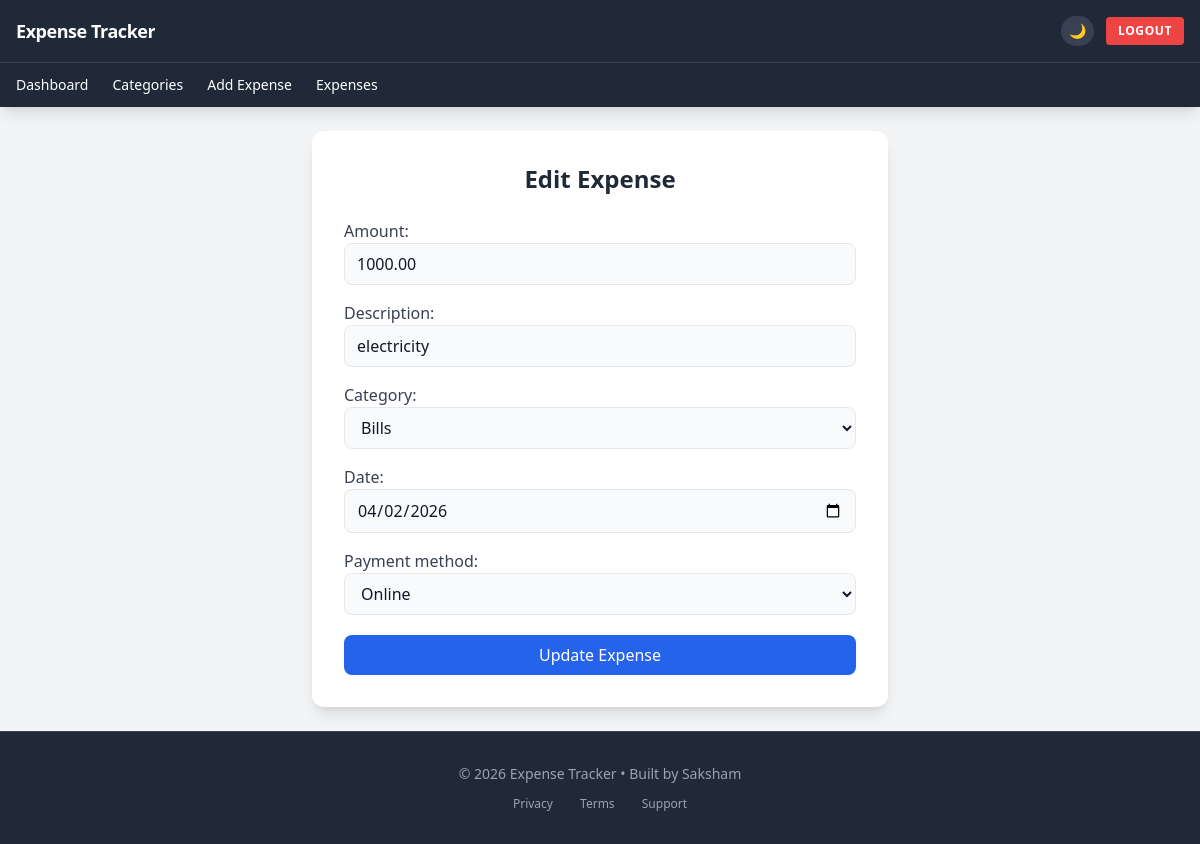
/edit-expense/21/ (signed in), run on the app's committed database.
### expenses/models.py (models this page shows, shortened)
class Expense(models.Model):
    user = models.ForeignKey(User, on_delete=models.CASCADE)
    amount = models.DecimalField(max_digits=10, decimal_places=2)
    category = models.ForeignKey(Category, on_delete=models.CASCADE)
    description = models.CharField(max_length=255)
    date = models.DateField()
    PAYMENT_CHOICES = [
    ('CASH', 'Cash'),
    ('CARD', 'Card'),
    ('ONLINE', 'Online')
]
    payment_method = models.CharField(max_length=10, choices=PAYMENT_CHOICES)
    created_at = models.DateTimeField(auto_now_add=True)

### expenses/views.py (the view)
# urls.py: path('edit-expense/<int:id>/', views.edit_expense, name='edit_expense'),
@login_required
def edit_expense(request, id):
    expense = get_object_or_404(Expense, id=id, user=request.user)
    if request.method == "POST":
        form = ExpenseForm(request.POST, instance=expense)
        if form.is_valid():
            form.save()
            return redirect("expense_list")
    else:
        form = ExpenseForm(instance=expense)
    return render(request, "edit_expense.html", {"form": form})

### expenses/forms.py
class ExpenseForm(forms.ModelForm):
    class Meta:
        model = Expense
        fields = ["amount","description","category","date","payment_method"]
        widgets = {
"amount": forms.NumberInput(attrs={"class":"w-full border rounded-lg px-3 py-2 bg-gray-50 dark:bg-gray-700 text-gray-900 dark:text-gray-100"}),
"description": forms.TextInput(attrs={"class":"w-full border rounded-lg px-3 py-2 bg-gray-50 dark:bg-gray-700 text-gray-900 dark:text-gray-100"}),
"category": forms.Select(attrs={"class":"w-full border rounded-lg px-3 py-2 bg-gray-50 dark:bg-gray-700 text-gray-900 dark:text-gray-100"}),
"date": forms.DateInput(attrs={"type":"date","class":"w-full border rounded-lg px-3 py-2 bg-gray-50 dark:bg-gray-700 text-gray-900 dark:text-gray-100"}),
"payment_method": forms.Select(attrs={"class":"w-full border rounded-lg px-3 py-2 bg-gray-50 dark:bg-gray-700 text-gray-900 dark:text-gray-100"}),
}
    def __init__(self, *args, **kwargs):
        user = kwargs.pop('user', None)
        super().__init__(*args, **kwargs)
        if user:
            self.fields['category'].queryset = Category.objects.filter(user=user)

### expenses/models.py (called while the page is built)
    def __str__(self):
        return self.name

### templates/edit_expense.html (shortened to what this page needs)
{% extends "base.html" %}
{% block content %}
<div class="max-w-xl mx-auto bg-white dark:bg-gray-800 shadow-lg rounded-xl p-8">
<h2 class="text-2xl font-semibold mb-6 text-center text-gray-800 dark:text-gray-100">
Edit Expense
</h2>
<form method="POST" class="space-y-5">
<div class="space-y-4 text-gray-700 dark:text-gray-300">
{{ form.as_p }}
</div>
<button
type="submit"
class="w-full bg-blue-600 hover:bg-blue-700 text-white py-2 rounded-lg transition duration-200 font-medium"
>
Update Expense
</button>
</form>
</div>
{% endblock %}

### data on the page
Expense: amount "1000.00", description "electricity", category "Bills", date "04/02/2026", payment_method "Online"
